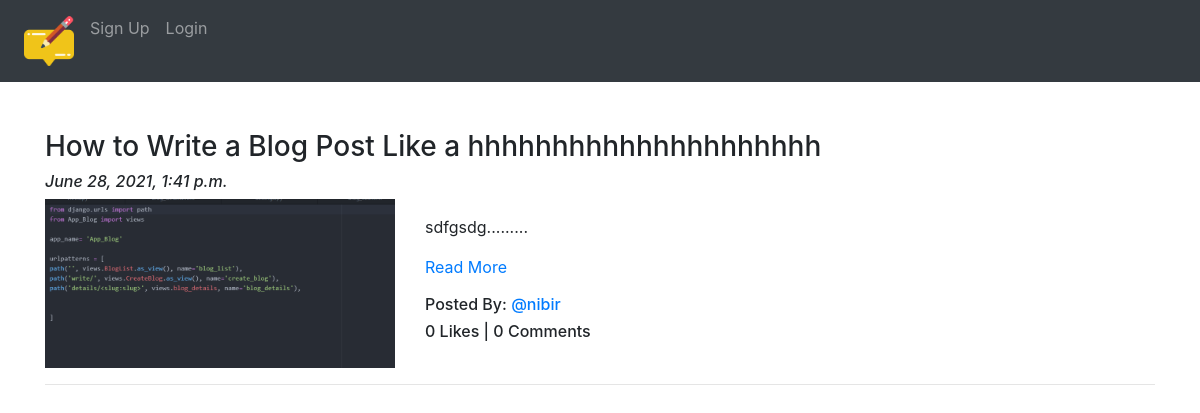
Screenshot of /blog/ with the database file from the repository.
### App_Blog/models.py (models this page shows, shortened)
class Blog(models.Model):
    author = models.ForeignKey(User, on_delete=models.CASCADE, related_name='post_auther')
    blog_title = models.CharField(max_length=264, verbose_name="Put a Title")
    slug = models.SlugField(max_length=264, unique=True)
    blog_content = models.TextField(verbose_name="what is your mind?")
    blog_image = models.ImageField(upload_to='blog_images', verbose_name="Image")
    publish_date = models.DateTimeField(auto_now_add=True)
    update_date = models.DateTimeField(auto_now=True)
    class Meta:
        ordering = ('-publish_date',)

### App_Blog/views.py (the view)
# urls.py: path('', views.BlogList.as_view(), name='blog_list'),
class BlogList(ListView):
    context_object_name = 'blogs'
    model = Blog
    template_name = 'App_Blog/blog_list.html'

### App_Blog/templatetags/custom_filters.py (called while the page is built)
def range_filter(value):
    return value[0:500] + "........."

### templates/App_Blog/blog_list.html (shortened to what this page needs)
{% extends 'base.html' %}
{% load custom_filters %}
{% block body_block %}
{% for blog in blogs %}
<h3>{{blog.blog_title}}</h3>
<h6><i>{{blog.publish_date}}</i></h6>
<div class="row">
  <div class="col-sm-4">
    <img src="/media/{{blog.blog_image}}" alt="{{blog.blog_title}}" title="blog.blog_title" width="100%">
  </div>
  <div class="col-sm-8">
    <p>{{blog.blog_content|range_filter|linebreaks}} <a href="{% url 'App_Blog:blog_details' slug=blog.slug %}">Read More </a> </p>
    <h6>Posted By: <a href="#">@{{blog.author}}</a></h6>
      <h6>{{blog.liked_blog.count}} Likes | {{blog.blog_comment.count}} Comments</h6>
  </div>
</div>
<hr>
{% endfor%}
{% endblock %}

### rows the page displays
Blog: blog_title "How to Write a Blog Post Like a hhhhhhhhhhhhhhhhhhhhh", publish_date "June 28, 2021, 1:41 p.m.", blog_image (picture), blog_content|range_filter "sdfgsdg.........", author "nibir", liked_blog.count "0", blog_comment.count "0"
